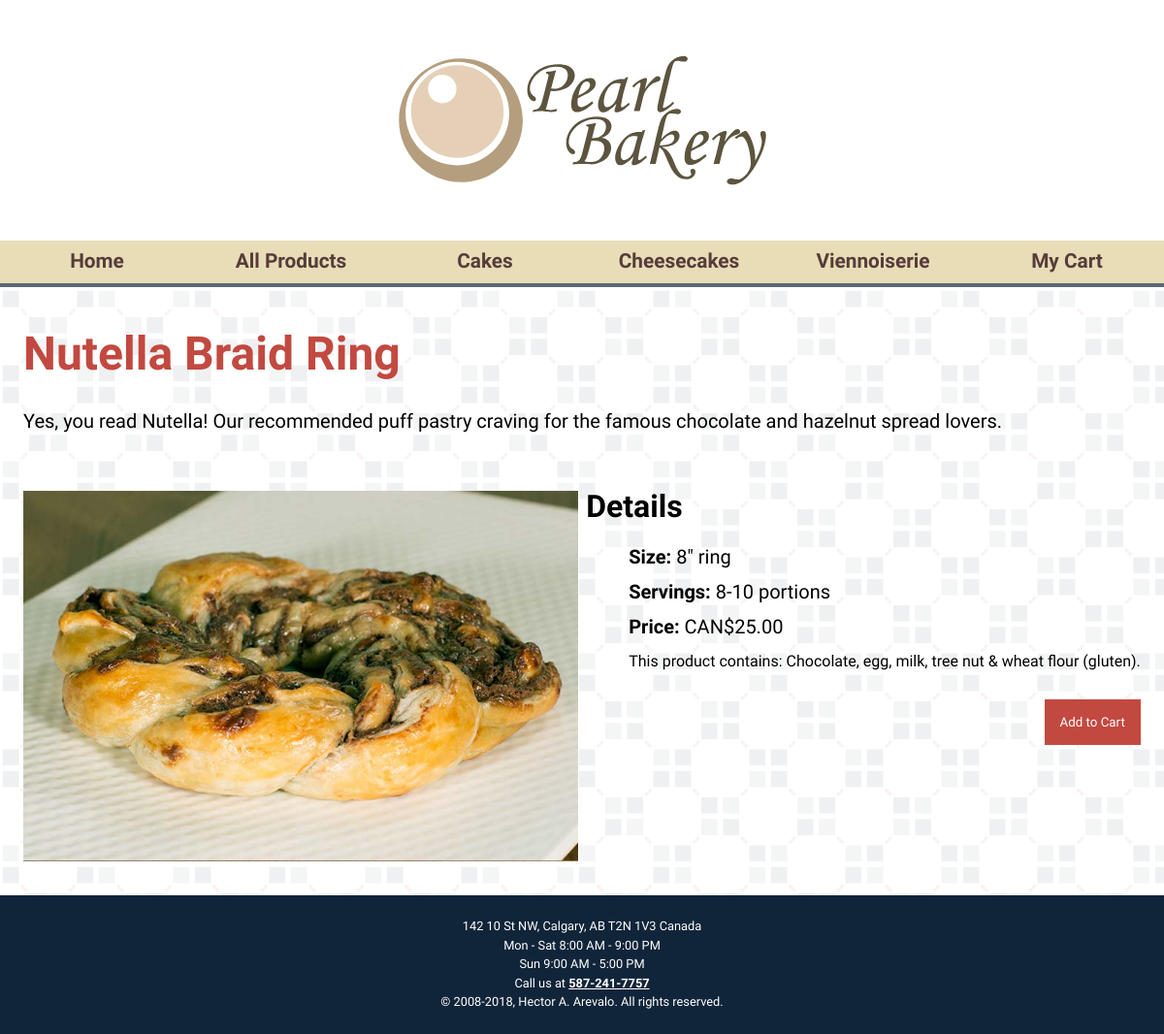
The page /product-detail.php?id=2 on the database its author committed.
### tables this page shows
CREATE TABLE `products` (
  `id` tinyint(4) NOT NULL,
  `category` char(30) NOT NULL,
  `date` datetime NOT NULL,
  `product` char(60) NOT NULL,
  `description` varchar(500) NOT NULL,
  `ingredients` varchar(400) NOT NULL,
  `price` decimal(4,2) NOT NULL,
  `image` char(60) NOT NULL,
  `thumbnail` char(60) NOT NULL,
  `alt` char(140) NOT NULL,
  `size` varchar(100) NOT NULL,
  `servings` varchar(100) NOT NULL
);

### product-detail.php (the view, shortened to what this page needs)
<?php
	require('includes/header.php');
$id = $_GET['id'];
$query = "SELECT id,product,image,description,size,servings,ingredients,price,date,alt FROM products WHERE id=$id LIMIT 1";
$result = mysqli_query($connection,$query);
if (mysqli_num_rows($result)>0){
	$row = mysqli_fetch_array($result);
	echo '<h1>'
	.$row['product'].
	'</h1>'
	.$row['description'].
	'<div class="product">
	<figure>
	<img src="images/full-res/'
	.$row['image'].
	'" alt="'
	.$row['alt'].
	'">
	<figcaption>'
	.$row['alt'].
	'</figcaption>
	</figure>
	<article>
	<h2>Details</h2>
	<ul>';
		if (!$row['size']==""){
		echo '<li><span class="bold">Size:</span> '
			.$row['size'].
			'</li>';
		}
	echo '<li><span class="bold">Servings:</span> '
		.$row['servings'].
		'</li>
		<li><span class="bold">Price:</span> CAN$'
		.$row['price'].
		'</li>
		<li>'
		.$row['ingredients'].
		'</li>
	</ul>
	<form action="add-to-cart.php?" method="post">
	<input type="hidden" name="id" id="id" value="'.$id.'">
	<input type="submit" value="Add to Cart">
	</form>
	</article>
	</div>';
}else{
	echo '<h1>Sorry the product can\'t be found.</h1>
	<p>Please visit our <a href="products.php">products</a> page.</p>';
}
require('includes/footer.php')?>

### styles.css (style rules this page uses)
* { box-sizing: border-box; margin: 0 auto; font-family: 'Comfortaa', cursive; }
html, body { height: 100%; }
body { display: flex; flex-direction: column; background-image: url(images/tile-large.gif); }
h1 { font-size: 3rem; color: #c24940; font-family: 'Satisfy', cursive; margin-bottom: 1.6rem; margin-top:2.5rem; }
h2 { font-size: 2rem; line-height: 2rem; margin-bottom: 1.6rem; }
p { font-size: 1.25rem; color: #000; line-height: 2rem; margin-bottom: 2rem; }
input[type=submit] { border: none; background-color: #C24940; color: #fff; margin-top: .8rem; padding: 1rem; cursor: pointer; float: right; margin-bottom:2rem; }
div.product { display: grid; grid-template-columns: 1fr 1fr; grid-gap: 5rem; padding-top:1.5rem; }
div.product figure { padding:0; line-height: 5rem; }
div.product figure img { width: 100%; }
div.product article { padding:0; line-height: 5rem; }
div.product article ul li { list-style-type: none; padding-left:.25rem; margin-bottom: 1rem; font-size: 1.25rem; color: #000; line-height: 1.25rem; }
div.product ul li:last-of-type { font-size:1rem; }
span.bold { font-weight: bolder; }
@media all and (max-width:1400px) { div.grid, div.product { grid-template-columns: 1fr 1fr; grid-gap: .5rem; } }

### rows shown on the page
products: product "Nutella Braid Ring", description "Yes, you read Nutella! Our recommended puff pastry craving for the famous chocolate and hazelnut spread lovers.", image (picture), size "8\" ring", servings "8-10 portions", price "25.00", ingredients "This product contains: Chocolate, egg, milk, tree nut & wheat flour (gluten)."
